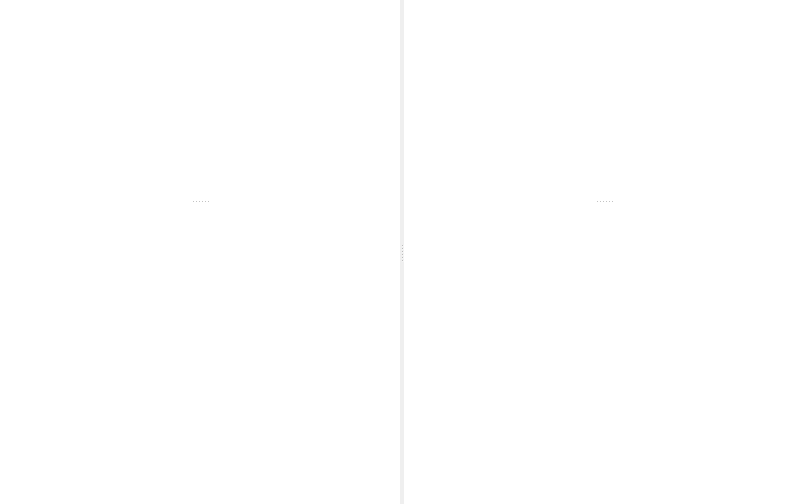
  <widget class="QWidget" name="centralWidget">
   <property name="sizePolicy">
    <sizepolicy hsizetype="Expanding" vsizetype="Expanding">
     <horstretch>0</horstretch>
     <verstretch>0</verstretch>
    </sizepolicy>
   </property>
   <property name="autoFillBackground">
    <bool>false</bool>
   </property>
   <layout class="QVBoxLayout" name="verticalLayout">
    <property name="spacing">
     <number>0</number>
    </property>
    <property name="leftMargin">
     <number>0</number>
    </property>
    <property name="topMargin">
     <number>0</number>
    </property>
    <property name="rightMargin">
     <number>0</number>
    </property>
    <property name="bottomMargin">
     <number>0</number>
    </property>
    <item>
     <widget class="QSplitter" name="splitterMain">
      <property name="midLineWidth">
       <number>1</number>
      </property>
      <property name="orientation">
       <enum>Qt::Horizontal</enum>
      </property>
      <property name="childrenCollapsible">
       <bool>false</bool>
      </property>
      <widget class="QFrame" name="frameMainLeft">
       <property name="sizePolicy">
        <sizepolicy hsizetype="Expanding" vsizetype="Expanding">
         <horstretch>0</horstretch>
         <verstretch>0</verstretch>
        </sizepolicy>
       </property>
       <property name="minimumSize">
        <size>
         <width>400</width>
         <height>0</height>
        </size>
       </property>
       <property name="palette">
        <palette>
         <active>
          <colorrole role="Base">
           <brush brushstyle="SolidPattern">
            <color alpha="255">
             <red>255</red>
             <green>255</green>
             <blue>255</blue>
            </color>
           </brush>
          </colorrole>
          <colorrole role="Window">
           <brush brushstyle="SolidPattern">
            <color alpha="255">
             <red>255</red>
             <green>255</green>
             <blue>255</blue>
            </color>
           </brush>
          </colorrole>
         </active>
         <inactive>
          <colorrole role="Base">
           <brush brushstyle="SolidPattern">
            <color alpha="255">
             <red>255</red>
             <green>255</green>
             <blue>255</blue>
            </color>
           </brush>
          </colorrole>
          <colorrole role="Window">
           <brush brushstyle="SolidPattern">
            <color alpha="255">
             <red>255</red>
             <green>255</green>
             <blue>255</blue>
            </color>
           </brush>
          </colorrole>
         </inactive>
         <disabled>
          <colorrole role="Base">
           <brush brushstyle="SolidPattern">
            <color alpha="255">
             <red>255</red>
             <green>255</green>
             <blue>255</blue>
            </color>
           </brush>
          </colorrole>
          <colorrole role="Window">
           <brush brushstyle="SolidPattern">
            <color alpha="255">
             <red>255</red>
             <green>255</green>
             <blue>255</blue>
            </color>
           </brush>
          </colorrole>
         </disabled>
        </palette>
       </property>
       <property name="autoFillBackground">
        <bool>true</bool>
       </property>
       <property name="frameShape">
        <enum>QFrame::NoFrame</enum>
       </property>
       <property name="frameShadow">
        <enum>QFrame::Raised</enum>
       </property>
       <layout class="QVBoxLayout" name="verticalLayout_2">
        <property name="spacing">
         <number>0</number>
        </property>
        <property name="leftMargin">
         <number>0</number>
        </property>
        <property name="topMargin">
         <number>0</number>
        </property>
        <property name="rightMargin">
         <number>0</number>
        </property>
        <property name="bottomMargin">
         <number>0</number>
        </property>
        <item>
         <widget class="QSplitter" name="splitterLeft">
          <property name="sizePolicy">
           <sizepolicy hsizetype="Expanding" vsizetype="Expanding">
            <horstretch>0</horstretch>
            <verstretch>0</verstretch>
           </sizepolicy>
          </property>
          <property name="orientation">
           <enum>Qt::Vertical</enum>
          </property>
          <property name="childrenCollapsible">
           <bool>false</bool>
          </property>
          <widget class="QFrame" name="frameLeftTop">
           <property name="sizePolicy">
            <sizepolicy hsizetype="Expanding" vsizetype="Expanding">
             <horstretch>0</horstretch>
             <verstretch>0</verstretch>
            </sizepolicy>
           </property>
           <property name="minimumSize">
            <size>
             <width>0</width>
             <height>200</height>
            </size>
           </property>
           <property name="frameShape">
            <enum>QFrame::NoFrame</enum>
           </property>
           <property name="frameShadow">
            <enum>QFrame::Plain</enum>
           </property>
           <property name="lineWidth">
            <number>0</number>
           </property>
           <layout class="QVBoxLayout" name="verticalLayout_3">
            <property name="spacing">
             <number>0</number>
            </property>
            <property name="leftMargin">
             <number>0</number>
            </property>
            <property name="topMargin">
             <number>0</number>
            </property>
            <property name="rightMargin">
             <number>0</number>
            </property>
            <property name="bottomMargin">
             <number>0</number>
            </property>
            <item>
             <widget class="BreadcrumbView" name="breadcrumbLeft" native="true">
              <property name="sizePolicy">
               <sizepolicy hsizetype="Expanding" vsizetype="Preferred">
                <horstretch>0</horstretch>
                <verstretch>0</verstretch>
               </sizepolicy>
              </property>
              <property name="minimumSize">
               <size>
                <width>0</width>
                <height>50</height>
               </size>
              </property>
             </widget>
            </item>
            <item>
             <widget class="Gallery" name="galleryLeft" native="true">
              <property name="sizePolicy">
               <sizepolicy hsizetype="Expanding" vsizetype="Expanding">
                <horstretch>0</horstretch>
                <verstretch>4</verstretch>
               </sizepolicy>
              </property>
              <property name="palette">
               <palette>
                <active>
                 <colorrole role="Base">
                  <brush brushstyle="SolidPattern">
                   <color alpha="255">
                    <red>255</red>
                    <green>255</green>
                    <blue>255</blue>
                   </color>
                  </brush>
                 </colorrole>
                 <colorrole role="Window">
                  <brush brushstyle="SolidPattern">
                   <color alpha="255">
                    <red>255</red>
                    <green>255</green>
                    <blue>255</blue>
                   </color>
                  </brush>
                 </colorrole>
                </active>
                <inactive>
                 <colorrole role="Base">
                  <brush brushstyle="SolidPattern">
                   <color alpha="255">
                    <red>255</red>
                    <green>255</green>
                    <blue>255</blue>
                   </color>
                  </brush>
                 </colorrole>
                 <colorrole role="Window">
                  <brush brushstyle="SolidPattern">
                   <color alpha="255">
                    <red>255</red>
                    <green>255</green>
                    <blue>255</blue>
                   </color>
                  </brush>
                 </colorrole>
                </inactive>
                <disabled>
                 <colorrole role="Base">
                  <brush brushstyle="SolidPattern">
                   <color alpha="255">
                    <red>255</red>
                    <green>255</green>
                    <blue>255</blue>
                   </color>
                  </brush>
                 </colorrole>
                 <colorrole role="Window">
                  <brush brushstyle="SolidPattern">
                   <color alpha="255">
                    <red>255</red>
                    <green>255</green>
                    <blue>255</blue>
                   </color>
                  </brush>
                 </colorrole>
                </disabled>
               </palette>
              </property>
              <property name="autoFillBackground">
               <bool>true</bool>
              </property>
             </widget>
            </item>
            <item>
             <widget class="NavigationControls" name="navigationLeft" native="true">
              <property name="sizePolicy">
               <sizepolicy hsizetype="Expanding" vsizetype="Fixed">
                <horstretch>0</horstretch>
                <verstretch>2</verstretch>
               </sizepolicy>
              </property>
              <property name="minimumSize">
               <size>
                <width>0</width>
                <height>50</height>
               </size>
              </property>
              <property name="palette">
               <palette>
                <active>
                 <colorrole role="Base">
                  <brush brushstyle="SolidPattern">
                   <color alpha="255">
                    <red>255</red>
                    <green>255</green>
                    <blue>255</blue>
                   </color>
                  </brush>
                 </colorrole>
                 <colorrole role="Window">
                  <brush brushstyle="SolidPattern">
                   <color alpha="255">
                    <red>255</red>
                    <green>255</green>
                    <blue>255</blue>
                   </color>
                  </brush>
                 </colorrole>
                </active>
                <inactive>
                 <colorrole role="Base">
                  <brush brushstyle="SolidPattern">
                   <color alpha="255">
                    <red>255</red>
                    <green>255</green>
                    <blue>255</blue>
                   </color>
                  </brush>
                 </colorrole>
                 <colorrole role="Window">
                  <brush brushstyle="SolidPattern">
                   <color alpha="255">
                    <red>255</red>
                    <green>255</green>
                    <blue>255</blue>
                   </color>
                  </brush>
                 </colorrole>
                </inactive>
                <disabled>
                 <colorrole role="Base">
                  <brush brushstyle="SolidPattern">
                   <color alpha="255">
                    <red>255</red>
                    <green>255</green>
                    <blue>255</blue>
                   </color>
                  </brush>
                 </colorrole>
                 <colorrole role="Window">
                  <brush brushstyle="SolidPattern">
                   <color alpha="255">
                    <red>255</red>
                    <green>255</green>
                    <blue>255</blue>
                   </color>
                  </brush>
                 </colorrole>
                </disabled>
               </palette>
              </property>
              <property name="autoFillBackground">
               <bool>true</bool>
              </property>
             </widget>
            </item>
           </layout>
          </widget>
          <widget class="PoseViewer" name="poseViewer" native="true">
           <property name="sizePolicy">
            <sizepolicy hsizetype="Expanding" vsizetype="Expanding">
             <horstretch>0</horstretch>
             <verstretch>0</verstretch>
            </sizepolicy>
           </property>
           <property name="minimumSize">
            <size>
             <width>0</width>
             <height>300</height>
            </size>
           </property>
           <property name="palette">
            <palette>
             <active>
              <colorrole role="Base">
               <brush brushstyle="SolidPattern">
                <color alpha="255">
                 <red>255</red>
                 <green>255</green>
                 <blue>255</blue>
                </color>
               </brush>
              </colorrole>
              <colorrole role="Window">
               <brush brushstyle="SolidPattern">
                <color alpha="255">
                 <red>255</red>
                 <green>255</green>
                 <blue>255</blue>
                </color>
               </brush>
              </colorrole>
             </active>
             <inactive>
              <colorrole role="Base">
               <brush brushstyle="SolidPattern">
                <color alpha="255">
                 <red>255</red>
                 <green>255</green>
                 <blue>255</blue>
                </color>
               </brush>
              </colorrole>
              <colorrole role="Window">
               <brush brushstyle="SolidPattern">
                <color alpha="255">
                 <red>255</red>
                 <green>255</green>
                 <blue>255</blue>
                </color>
               </brush>
              </colorrole>
             </inactive>
             <disabled>
              <colorrole role="Base">
               <brush brushstyle="SolidPattern">
                <color alpha="255">
                 <red>255</red>
                 <green>255</green>
                 <blue>255</blue>
                </color>
               </brush>
              </colorrole>
              <colorrole role="Window">
               <brush brushstyle="SolidPattern">
                <color alpha="255">
                 <red>255</red>
                 <green>255</green>
                 <blue>255</blue>
                </color>
               </brush>
              </colorrole>
             </disabled>
            </palette>
           </property>
           <property name="autoFillBackground">
            <bool>true</bool>
           </property>
          </widget>
         </widget>
        </item>
       </layout>
      </widget>
      <widget class="QFrame" name="frameMainRight">
       <property name="sizePolicy">
        <sizepolicy hsizetype="Expanding" vsizetype="Expanding">
         <horstretch>0</horstretch>
         <verstretch>0</verstretch>
        </sizepolicy>
       </property>
       <property name="minimumSize">
        <size>
         <width>400</width>
         <height>0</height>
        </size>
       </property>
       <property name="palette">
        <palette>
         <active>
          <colorrole role="Base">
           <brush brushstyle="SolidPattern">
            <color alpha="255">
             <red>255</red>
             <green>255</green>
             <blue>255</blue>
            </color>
           </brush>
          </colorrole>
          <colorrole role="Window">
           <brush brushstyle="SolidPattern">
            <color alpha="255">
             <red>255</red>
             <green>255</green>
             <blue>255</blue>
            </color>
           </brush>
          </colorrole>
         </active>
         <inactive>
          <colorrole role="Base">
           <brush brushstyle="SolidPattern">
            <color alpha="255">
             <red>255</red>
             <green>255</green>
             <blue>255</blue>
            </color>
           </brush>
          </colorrole>
          <colorrole role="Window">
           <brush brushstyle="SolidPattern">
            <color alpha="255">
             <red>255</red>
             <green>255</green>
             <blue>255</blue>
            </color>
           </brush>
          </colorrole>
         </inactive>
         <disabled>
          <colorrole role="Base">
           <brush brushstyle="SolidPattern">
            <color alpha="255">
             <red>255</red>
             <green>255</green>
             <blue>255</blue>
            </color>
           </brush>
          </colorrole>
          <colorrole role="Window">
           <brush brushstyle="SolidPattern">
            <color alpha="255">
             <red>255</red>
             <green>255</green>
             <blue>255</blue>
            </color>
           </brush>
          </colorrole>
         </disabled>
        </palette>
       </property>
       <property name="autoFillBackground">
        <bool>true</bool>
       </property>
       <property name="frameShape">
        <enum>QFrame::NoFrame</enum>
       </property>
       <property name="frameShadow">
        <enum>QFrame::Raised</enum>
       </property>
       <layout class="QVBoxLayout" name="verticalLayout_5">
        <property name="spacing">
         <number>0</number>
        </property>
        <property name="leftMargin">
         <number>0</number>
        </property>
        <property name="topMargin">
         <number>0</number>
        </property>
        <property name="rightMargin">
         <number>0</number>
        </property>
        <property name="bottomMargin">
         <number>0</number>
        </property>
        <item>
         <widget class="QSplitter" name="splitterRight">
          <property name="sizePolicy">
           <sizepolicy hsizetype="Expanding" vsizetype="Expanding">
            <horstretch>0</horstretch>
            <verstretch>0</verstretch>
           </sizepolicy>
          </property>
          <property name="orientation">
           <enum>Qt::Vertical</enum>
          </property>
          <property name="childrenCollapsible">
           <bool>false</bool>
          </property>
          <widget class="QFrame" name="frameRightTop">
           <property name="sizePolicy">
            <sizepolicy hsizetype="Expanding" vsizetype="Expanding">
             <horstretch>0</horstretch>
             <verstretch>0</verstretch>
            </sizepolicy>
           </property>
           <property name="minimumSize">
            <size>
             <width>0</width>
             <height>200</height>
            </size>
           </property>
           <property name="frameShape">
            <enum>QFrame::NoFrame</enum>
           </property>
           <property name="frameShadow">
            <enum>QFrame::Plain</enum>
           </property>
           <property name="lineWidth">
            <number>0</number>
           </property>
           <layout class="QVBoxLayout" name="verticalLayout_4">
            <property name="spacing">
             <number>0</number>
            </property>
            <property name="leftMargin">
             <number>0</number>
            </property>
            <property name="topMargin">
             <number>0</number>
            </property>
            <property name="rightMargin">
             <number>0</number>
            </property>
            <property name="bottomMargin">
             <number>0</number>
            </property>
            <item>
             <widget class="BreadcrumbView" name="breadcrumbRight" native="true">
              <property name="sizePolicy">
               <sizepolicy hsizetype="Expanding" vsizetype="Fixed">
                <horstretch>0</horstretch>
                <verstretch>1</verstretch>
               </sizepolicy>
              </property>
              <property name="minimumSize">
               <size>
                <width>0</width>
                <height>50</height>
               </size>
              </property>
              <property name="palette">
               <palette>
                <active>
                 <colorrole role="Base">
                  <brush brushstyle="SolidPattern">
                   <color alpha="255">
                    <red>255</red>
                    <green>255</green>
                    <blue>255</blue>
                   </color>
                  </brush>
                 </colorrole>
                 <colorrole role="Window">
                  <brush brushstyle="SolidPattern">
                   <color alpha="255">
                    <red>255</red>
                    <green>255</green>
                    <blue>255</blue>
                   </color>
                  </brush>
                 </colorrole>
                </active>
                <inactive>
                 <colorrole role="Base">
                  <brush brushstyle="SolidPattern">
                   <color alpha="255">
                    <red>255</red>
                    <green>255</green>
                    <blue>255</blue>
                   </color>
                  </brush>
                 </colorrole>
                 <colorrole role="Window">
                  <brush brushstyle="SolidPattern">
                   <color alpha="255">
                    <red>255</red>
                    <green>255</green>
                    <blue>255</blue>
                   </color>
                  </brush>
                 </colorrole>
                </inactive>
                <disabled>
                 <colorrole role="Base">
                  <brush brushstyle="SolidPattern">
                   <color alpha="255">
                    <red>255</red>
                    <green>255</green>
                    <blue>255</blue>
                   </color>
                  </brush>
                 </colorrole>
                 <colorrole role="Window">
                  <brush brushstyle="SolidPattern">
                   <color alpha="255">
                    <red>255</red>
                    <green>255</green>
                    <blue>255</blue>
                   </color>
                  </brush>
                 </colorrole>
                </disabled>
               </palette>
              </property>
              <property name="autoFillBackground">
               <bool>true</bool>
              </property>
             </widget>
            </item>
            <item>
             <widget class="Gallery" name="galleryRight" native="true">
              <property name="sizePolicy">
               <sizepolicy hsizetype="Expanding" vsizetype="Expanding">
                <horstretch>0</horstretch>
                <verstretch>4</verstretch>
               </sizepolicy>
              </property>
              <property name="palette">
               <palette>
                <active>
                 <colorrole role="Base">
                  <brush brushstyle="SolidPattern">
                   <color alpha="255">
                    <red>255</red>
                    <green>255</green>
                    <blue>255</blue>
                   </color>
                  </brush>
                 </colorrole>
                 <colorrole role="Window">
                  <brush brushstyle="SolidPattern">
                   <color alpha="255">
                    <red>255</red>
                    <green>255</green>
                    <blue>255</blue>
                   </color>
                  </brush>
                 </colorrole>
                </active>
                <inactive>
                 <colorrole role="Base">
                  <brush brushstyle="SolidPattern">
                   <color alpha="255">
                    <red>255</red>
                    <green>255</green>
                    <blue>255</blue>
                   </color>
                  </brush>
                 </colorrole>
                 <colorrole role="Window">
                  <brush brushstyle="SolidPattern">
                   <color alpha="255">
                    <red>255</red>
                    <green>255</green>
                    <blue>255</blue>
                   </color>
                  </brush>
                 </colorrole>
                </inactive>
                <disabled>
                 <colorrole role="Base">
                  <brush brushstyle="SolidPattern">
                   <color alpha="255">
                    <red>255</red>
                    <green>255</green>
                    <blue>255</blue>
                   </color>
                  </brush>
                 </colorrole>
                 <colorrole role="Window">
                  <brush brushstyle="SolidPattern">
                   <color alpha="255">
                    <red>255</red>
                    <green>255</green>
                    <blue>255</blue>
                   </color>
                  </brush>
                 </colorrole>
                </disabled>
               </palette>
              </property>
              <property name="autoFillBackground">
               <bool>true</bool>
              </property>
             </widget>
            </item>
            <item>
             <widget class="NavigationControls" name="navigationRight" native="true">
              <property name="sizePolicy">
               <sizepolicy hsizetype="Expanding" vsizetype="Fixed">
                <horstretch>0</horstretch>
                <verstretch>2</verstretch>
               </sizepolicy>
              </property>
              <property name="minimumSize">
               <size>
                <width>0</width>
                <height>50</height>
               </size>
              </property>
              <property name="palette">
               <palette>
                <active>
                 <colorrole role="Base">
                  <brush brushstyle="SolidPattern">
                   <color alpha="255">
                    <red>255</red>
                    <green>255</green>
                    <blue>255</blue>
                   </color>
                  </brush>
                 </colorrole>
                 <colorrole role="Window">
                  <brush brushstyle="SolidPattern">
                   <color alpha="255">
                    <red>255</red>
                    <green>255</green>
                    <blue>255</blue>
                   </color>
                  </brush>
                 </colorrole>
                </active>
                <inactive>
                 <colorrole role="Base">
                  <brush brushstyle="SolidPattern">
                   <color alpha="255">
                    <red>255</red>
                    <green>255</green>
                    <blue>255</blue>
                   </color>
                  </brush>
                 </colorrole>
                 <colorrole role="Window">
                  <brush brushstyle="SolidPattern">
                   <color alpha="255">
                    <red>255</red>
                    <green>255</green>
                    <blue>255</blue>
                   </color>
                  </brush>
                 </colorrole>
                </inactive>
                <disabled>
                 <colorrole role="Base">
                  <brush brushstyle="SolidPattern">
                   <color alpha="255">
                    <red>255</red>
                    <green>255</green>
                    <blue>255</blue>
                   </color>
                  </brush>
                 </colorrole>
                 <colorrole role="Window">
                  <brush brushstyle="SolidPattern">
                   <color alpha="255">
                    <red>255</red>
                    <green>255</green>
                    <blue>255</blue>
                   </color>
                  </brush>
                 </colorrole>
                </disabled>
               </palette>
              </property>
              <property name="autoFillBackground">
               <bool>true</bool>
              </property>
             </widget>
            </item>
           </layout>
          </widget>
          <widget class="PoseEditor" name="poseEditor" native="true">
           <property name="sizePolicy">
            <sizepolicy hsizetype="Expanding" vsizetype="Expanding">
             <horstretch>0</horstretch>
             <verstretch>0</verstretch>
            </sizepolicy>
           </property>
           <property name="minimumSize">
            <size>
             <width>0</width>
             <height>300</height>
            </size>
           </property>
           <property name="palette">
            <palette>
             <active>
              <colorrole role="Base">
               <brush brushstyle="SolidPattern">
                <color alpha="255">
                 <red>255</red>
                 <green>255</green>
                 <blue>255</blue>
                </color>
               </brush>
              </colorrole>
              <colorrole role="Window">
               <brush brushstyle="SolidPattern">
                <color alpha="255">
                 <red>255</red>
                 <green>255</green>
                 <blue>255</blue>
                </color>
               </brush>
              </colorrole>
             </active>
             <inactive>
              <colorrole role="Base">
               <brush brushstyle="SolidPattern">
                <color alpha="255">
                 <red>255</red>
                 <green>255</green>
                 <blue>255</blue>
                </color>
               </brush>
              </colorrole>
              <colorrole role="Window">
               <brush brushstyle="SolidPattern">
                <color alpha="255">
                 <red>255</red>
                 <green>255</green>
                 <blue>255</blue>
                </color>
               </brush>
              </colorrole>
             </inactive>
             <disabled>
              <colorrole role="Base">
               <brush brushstyle="SolidPattern">
                <color alpha="255">
                 <red>255</red>
                 <green>255</green>
                 <blue>255</blue>
                </color>
               </brush>
              </colorrole>
              <colorrole role="Window">
               <brush brushstyle="SolidPattern">
                <color alpha="255">
                 <red>255</red>
                 <green>255</green>
                 <blue>255</blue>
                </color>
               </brush>
              </colorrole>
             </disabled>
            </palette>
           </property>
           <property name="autoFillBackground">
            <bool>true</bool>
           </property>
          </widget>
         </widget>
        </item>
       </layout>
      </widget>
     </widget>
    </item>
   </layout>
  </widget>
